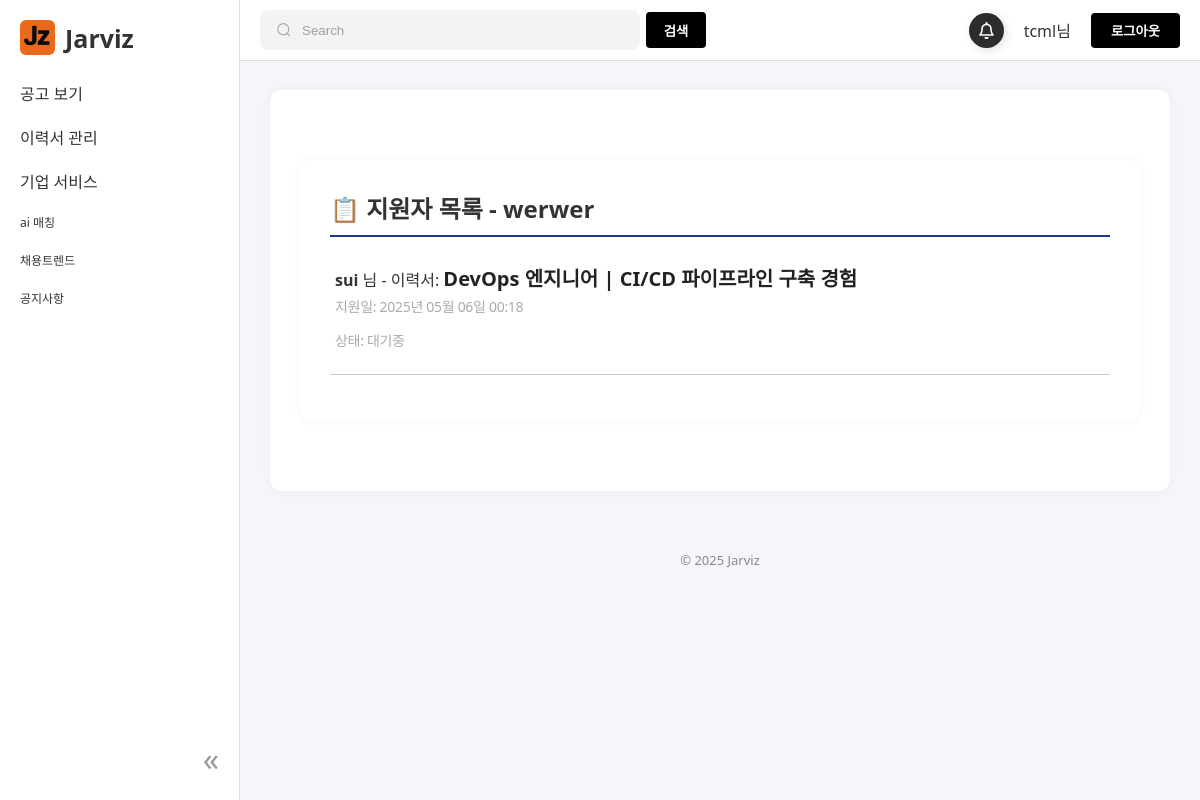
The app's page /jobs/3/applicants/ (signed in) with its own data.
### accounts/models.py (models this page shows, shortened)
class UserAccount(AbstractBaseUser, PermissionsMixin):
    username = models.CharField(max_length=30, unique=True)
    email = models.EmailField()
    full_name = models.CharField(max_length=100, blank=True, null=True)
    is_company = models.BooleanField(default=False)
    company_name = models.CharField(max_length=100, blank=True, null=True)
    contact_person = models.CharField(max_length=50, blank=True, null=True)
    phone_number = models.CharField(max_length=20, blank=True, null=True)
    company_website = models.URLField(blank=True, null=True)
    is_active = models.BooleanField(default=True)
    is_staff = models.BooleanField(default=False)
    groups = models.ManyToManyField(
        Group,
        related_name='useraccount_groups',
        blank=True
    )
    user_permissions = models.ManyToManyField(
        Permission,
        related_name='useraccount_permissions',
        blank=True
    )
    objects = UserAccountManager()
    USERNAME_FIELD = 'username'
    REQUIRED_FIELDS = ['email']

### workhub/models.py (models this page shows, shortened)
class JobPost(models.Model):
    employer = models.ForeignKey(
        User,
        on_delete=models.CASCADE,
        limit_choices_to={'is_company': True},
        related_name='workhub_jobposts'
    )
    title = models.CharField(max_length=200)
    description = models.TextField()
    category = models.CharField(max_length=20, choices=CATEGORY_CHOICES)
    location = models.CharField(max_length=100)
    salary = models.CharField(max_length=100)
    deadline = models.DateField()
    created_at = models.DateTimeField(auto_now_add=True)
    tech_stack = models.ManyToManyField(TechStack, blank=True)
    views = models.PositiveIntegerField(default=0)  # 조회수
    applicants = models.PositiveIntegerField(default=0)  # 지원자 수
    class Meta:
        ordering = ['-created_at']

class Application(models.Model):
    STATUS_CHOICES = [
        ('pending', '대기중'),
        ('reviewed', '검토중'),
        ('accepted', '합격'),
        ('rejected', '불합격'),
    ]
    user = models.ForeignKey(
        settings.AUTH_USER_MODEL,
        on_delete=models.CASCADE,
        related_name='applications'
    )
    resume = models.ForeignKey(
        Resume,
        on_delete=models.CASCADE,
        related_name='applications'
    )
    job = models.ForeignKey(
        JobPost,
        on_delete=models.CASCADE,
        related_name='applications'
    )
    cover_letter = models.TextField(blank=True)
    status = models.CharField(max_length=20, choices=STATUS_CHOICES, default='pending')
    applied_at = models.DateTimeField(auto_now_add=True)
    class Meta:
        unique_together = ('resume', 'job')
        ordering = ['-applied_at']

class Resume(models.Model):
    user = models.ForeignKey(User, on_delete=models.CASCADE)
    title = models.CharField(max_length=200)
    content = models.TextField()
    uploaded_file = models.FileField(upload_to='resumes/%Y/%m/%d/', blank=True, null=True)
    category = models.CharField(max_length=20, choices=CATEGORY_CHOICES)
    tech_stack = models.ManyToManyField(TechStack, blank=True)
    created_at = models.DateTimeField(auto_now_add=True)

### workhub/views.py (the view)
# urls.py: path('jobs/<int:pk>/applicants/', JobApplicantsView.as_view(), name='job_applicants'),
class JobApplicantsView(LoginRequiredMixin, UserPassesTestMixin, DetailView):
    model = JobPost
    template_name = 'company/job_applicants.html'
    context_object_name = 'job'
    def get_context_data(self, **kwargs):
        context = super().get_context_data(**kwargs)
        context['applications'] = self.object.applications.select_related('user', 'resume')
        return context
    def test_func(self):
        job = self.get_object()
        return self.request.user == job.employer and self.request.user.is_company

### workhub/context_processors.py (called while the page is built)
def latest_job_post(request):
    if request.user.is_authenticated and request.user.is_company:
        latest_job = JobPost.objects.filter(employer=request.user).order_by('-created_at').first()
        return {'latest_job': latest_job}
    return {}

### templates/company/job_applicants.html (shortened to what this page needs)
{% extends "base.html" %}
{% load static %}
{% block content %}
<link rel="stylesheet" href="{% static 'css/job.css' %}">
<div class="job-container">
  <h2 class="job-title">📋 지원자 목록 - {{ job.title }}</h2>
  {% if applications %}
    <ul class="job-list">
      {% for application in applications %}
        <li class="job-list-item-line">
          <div class="job-list-left">
            <strong>{{ application.user.username }}</strong> 님 - 이력서:
            <a href="{% url 'workhub:company_view_resume' application.resume.pk %}" class="job-title-link">
              {{ application.resume.title }}
            </a>
            <p class="job-date">지원일: {{ application.applied_at|date:"Y년 m월 d일 H:i" }}</p>
            <p class="job-date">상태: {{ application.get_status_display }}</p>
          </div>
        </li>
      {% endfor %}
    </ul>
  {% else %}
    <p>아직 지원한 사용자가 없습니다.</p>
  {% endif %}
</div>
{% endblock %}

### templates/base.html (shortened to what this page needs)
{% load static %}
<!DOCTYPE html>
<html lang="ko">
<head>
  <link rel="stylesheet" href="{% static 'css/base.css' %}">
</head>
<body class="{% if user.is_authenticated and user.is_staff %}is-employer{% endif %}">
  <div class="sidebar">
    <div class="sidebar-header">
      <div class="sidebar-logo-container">
        <a href="/" class="sidebar-logo">
          <img src="{% static 'images/JZ.png' %}" alt="홈">
          <h2>Jarviz</h2>
        </a>
      </div>
    </div>
    <nav>
      <ul>
        <li class="dropdown">
          <div class="dropdown-toggle">공고 보기</div>
        </li>
        <li class="dropdown">
          <div class="dropdown-toggle">이력서 관리</div>
        </li>
        <li class="dropdown">
          <div class="dropdown-toggle">기업 서비스</div>
        </li>
        <li class="single-item">ai 매칭</li>
        <li class="single-item">채용트렌드</li>
        <li class="single-item">공지사항</li>
      </ul>
    </nav>
    <div class="sidebar-footer">
      <span class="sidebar-toggle" id="sidebarToggle">«</span>
    </div>
  </div>
  <div class="gnb">
    <div class="search-group">
      <input class="input" type="search" placeholder="Search" />
      <button type="submit" class="search-btn">검색</button>
    </div>
    <div class="user-menu">
      <button class="bell-button">
      </button>
      {% if user.is_authenticated %}
        <span>{{ user.username }}님</span>
        <form method="post" action="{% url 'accounts:logout' %}" style="display:inline;">
          <button class="gnb-login-btn" onclick="location.href='{% url 'accounts:logout' %}'">로그아웃</button>
        </form>
      {% else %}
        <button type="button" class="gnb-login-btn" onclick="location.href='{% url 'accounts:login' %}'">로그인</button>
      {% endif %}
    </div>
  </div>
  <main class="main">
    <div class="container">
      {% block content %}{% endblock %}
    </div>
    <footer>
      <p>© 2025 Jarviz</p>
    </footer>
  </main>
</body>
</html>

### static/css/base.css (style rules this page uses)
body { margin: 0; font-family: 'Segoe UI', Tahoma, Geneva, Verdana, sans-serif; background-color: #f5f6fa; color: #333; }
.sidebar { position: fixed; top: 0; left: 0; width: 240px; height: 100vh; background-color: #ffffff; border-right: 1px solid #ddd; padding: 20px; box-sizing: border-box; transition: width 0.3s ease; z-index: 1001; }
.sidebar-logo-container { display: flex; align-items: center; justify-content: space-between; }
.sidebar-logo { display: flex; align-items: center; text-decoration: none; color: inherit; }
.sidebar-logo img { width: 35px; height: 35px; margin-right: 10px; border-radius: 6px; }
.sidebar h2 { font-size: 25px; margin: 0; }
.sidebar-toggle { font-size: 32px; cursor: pointer; color: #999; }
.sidebar ul { list-style: none; padding: 0; }
.sidebar li { padding: 10px 0; cursor: pointer; }
.sidebar li.single-item { font-size: 12px; }
.sidebar-footer { position: absolute; bottom: 20px; right: 20px; }
.gnb { position: fixed; top: 0; left: 240px; right: 0; height: 60px; background-color: #ffffff; border-bottom: 1px solid #ddd; display: flex; align-items: center; justify-content: space-between; padding: 0 20px; transition: left 0.3s ease; z-index: 1000; }
.search-group { display: flex; line-height: 28px; align-items: center; position: relative; max-width: 100%; gap: 6px; }
.input { width: 380px; height: 40px; line-height: 28px; padding: 0 1rem; padding-left: 2.5rem; border: 2px solid transparent; border-radius: 8px; outline: none; background-color: #f3f3f4; color: #0d0c22; transition: 0.3s ease; }
.input::placeholder { color: #9e9ea7; }
.icon { position: absolute; left: 1rem; fill: #9e9ea7; width: 1rem; height: 1rem; }
.search-btn { height: 36px; width: 60px; padding: 0 12px; background-color: black; color: #ffffff; font-weight: bold; border: none; border-radius: 4px; cursor: pointer; transition: background-color 0.3s ease, color 0.3s ease; }
.gnb .user-menu { display: flex; align-items: center; gap: 20px; }
.gnb-login-btn { padding: 8px 20px; background-color: black; color: #ffffff; font-weight: bold; border: none; border-radius: 4px; cursor: pointer; transition: background-color 0.3s ease, color 0.3s ease; }
.main { margin-left: 240px; margin-top: 60px; transition: margin-left 0.3s ease; padding: 30px; }
.container { max-width: 1200px; margin: 0 auto; background: #fff; padding: 30px; border-radius: 12px; box-shadow: 0 0 10px rgba(0,0,0,0.05); }
footer { text-align: center; color: #888; font-size: 13px; margin-top: 60px; }
.bell-button { width: 35px; height: 35px; position: relative; display: flex; align-items: center; justify-content: center; background-color: rgb(44, 44, 44); border-radius: 50%; cursor: pointer; transition-duration: .3s; box-shadow: 2px 2px 10px rgba(0, 0, 0, 0.13); border: none; overflow: visible; }
.bell { width: 17px ; height: 17px ; display: inline-block; }

### static/css/job.css (style rules this page uses)
.job-container { background: white; padding: 30px; border-radius: 12px; box-shadow: 0 0 10px rgba(0,0,0,0.05); max-width: 800px; margin: 40px auto; }
.job-title { font-size: 24px; margin-bottom: 20px; border-bottom: 2px solid #1F3C88; padding-bottom: 10px; }
.job-list { list-style: none; padding: 0; }
.job-list-item-line { display: flex; justify-content: space-between; align-items: center; padding: 10px 5px; border-bottom: 1px solid #ccc; }
.job-title-link { font-size: 20px; font-weight: bold; color: #222; text-decoration: none; }
.job-date { font-size: 14px; color: #aaa; margin-top: 4px; letter-spacing: -0.3px; }
.job-title { flex-grow: 1; margin: 0; font-size: 24px; font-weight: bold; }

### records on screen
UserAccount: username "tcml"
JobPost: title "werwer"
Application: user.username "sui", resume "DevOps 엔지니어 | CI/CD 파이프라인 구축 경험", applied_at "2025년 05월 06일 00:18", status "대기중"
